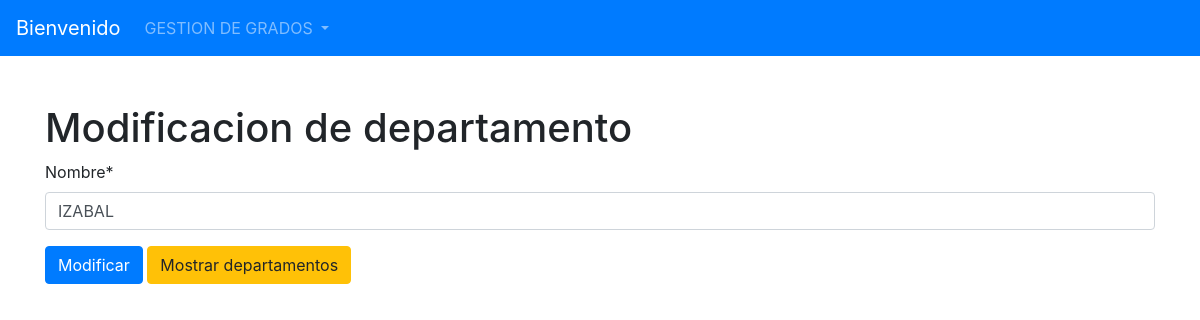
The page /editarDepartamentos/1 on the database as committed earlier.
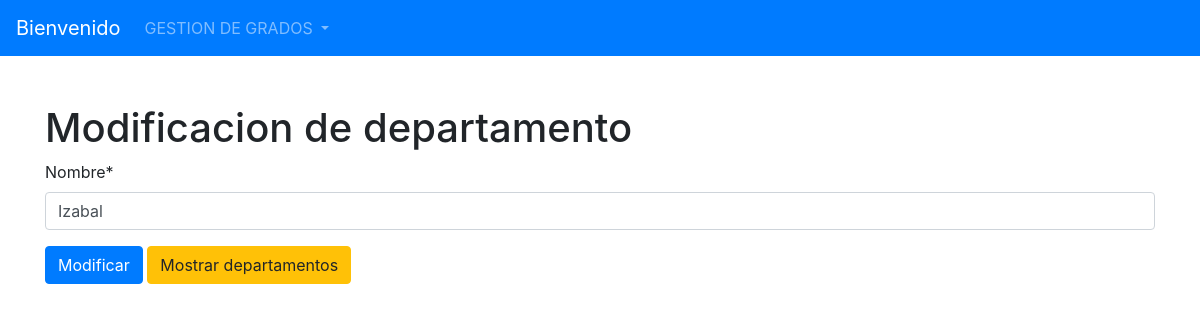
The same page on the database as committed later.
### Models/Departamento/models.py (models this page shows, shortened)
class Departamento(models.Model):
    id_depa = models.AutoField(primary_key=True)
    Nombre = models.CharField(max_length=30)

### Models/Departamento/views.py (the view)
# urls.py: path("editarDepartamentos/<id>", FormularioDepartamentoView.modificarD, name="MODIFICARD"),
    def modificarD(request, id):
        MODD = Departamento.objects.get(id_depa=id)
        data = {
            'form': FormularioDepartamento(instance=MODD)
        }
        if request.method == 'POST':
            formulario = FormularioDepartamento(data=request.POST, instance=MODD)
            if formulario.is_valid():
                formulario.save()
                data['mensaje'] = "Se ha actualizado el registro."
                data['form'] = formulario
        return render(request, 'ModificarDepartamento.html', data)

### Models/Departamento/FormsD.py
class FormularioDepartamento(forms.ModelForm):
    class Meta:
        model = Departamento
        fields = '__all__'

### Templates/ModificarDepartamento.html (shortened to what this page needs)
{% extends 'index.html' %}
{% load crispy_forms_tags %}
{% block content %}
  <div id="content-wrapper" class="d-flex flex-column">
    <h1> Modificacion de departamento </h1>
    <form action = "" method="POST" >
        {{ form|crispy}}
            <button type="submit" class="btn btn-primary">Modificar</button>
            <a class="btn btn-warning" href="{% url 'listarDepartamento' %}">Mostrar departamentos</a>
    </form>
    </div>
{% endblock %}

Rows that differ between the two databases and show on the page:
changed Departamento: Nombre "IZABAL" → "Izabal"
